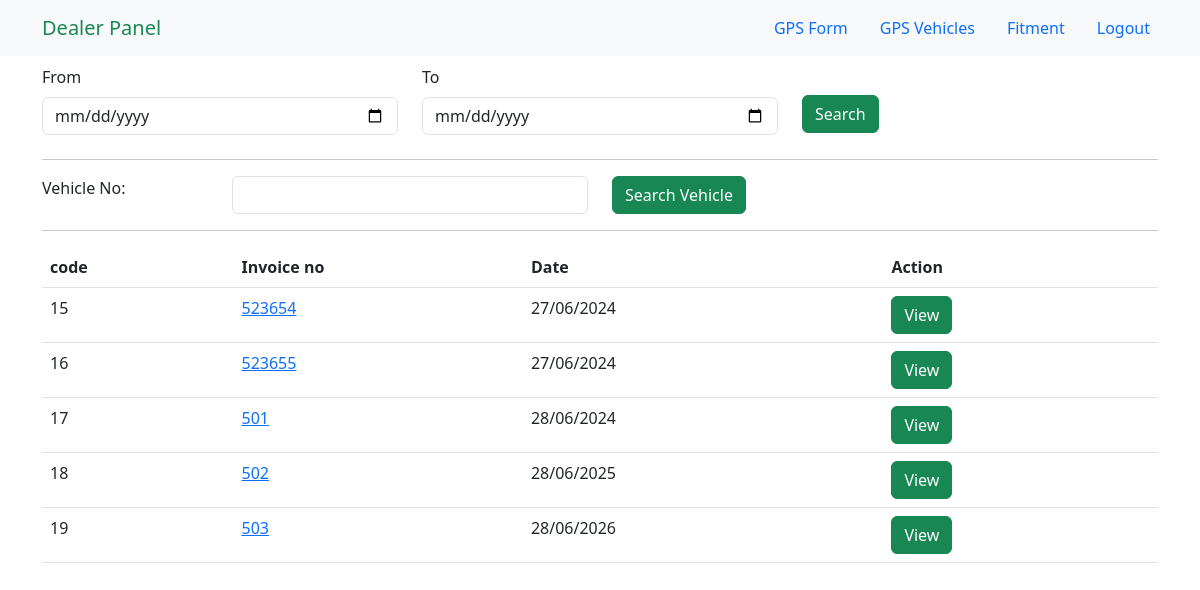
The page /gps_search/ on the database as committed earlier.
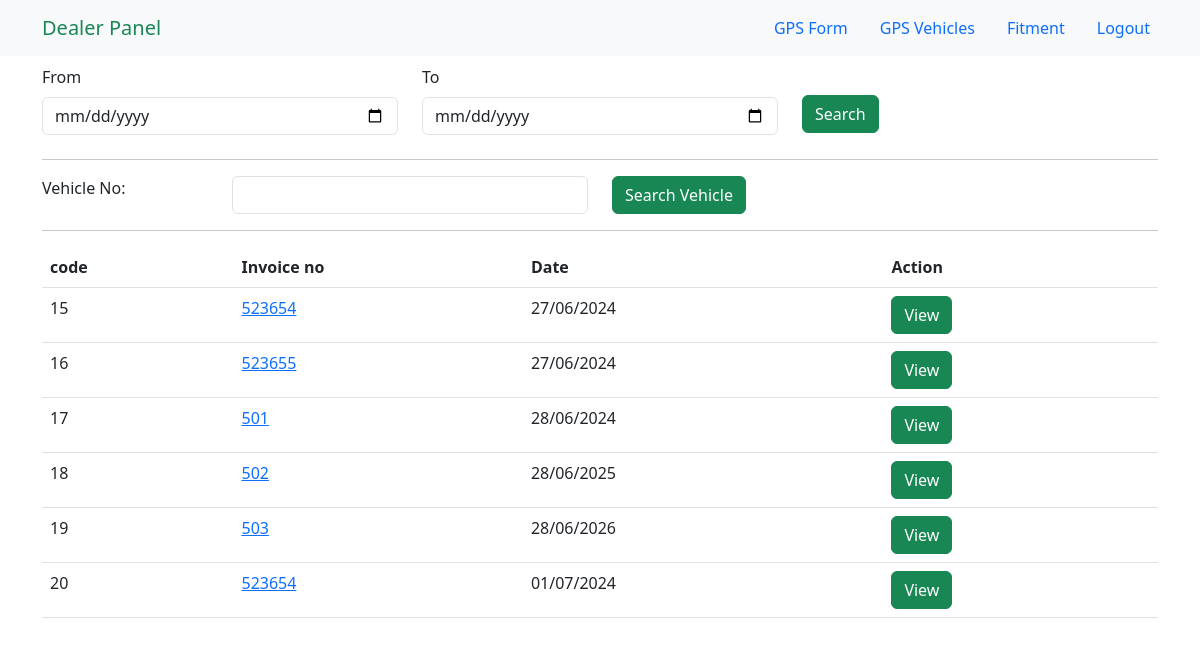
The same page on the database as committed later.
### rtoapp/models.py (models this page shows, shortened)
class gpsVehicle(models.Model):
    invoice_no = models.CharField(max_length=100)
    gps_serial_no = models.CharField(max_length=100,null=True)
    gps_model = models.CharField(max_length=100,null=True)
    registration_date = models.IntegerField()
    engine_no = models.CharField(max_length=100,null=True)
    network = models.CharField(max_length=100,null=True)
    vehicle_make = models.CharField(max_length=100,null=True)
    vehicle_model = models.CharField(max_length=100,null=True)
    registration_no = models.CharField(max_length=100,null=True)
    chassis_no = models.CharField(max_length=100,null=True)
    dealer = models.CharField(max_length=100,null=True)
    location_primary = models.CharField(max_length=100,null=True)
    customer_name = models.CharField(max_length=100,null=True)
    customer_address = models.CharField(max_length=100,null=True)
    location_secondary = models.CharField(max_length=100)
    mobile_no = models.CharField(max_length=15,null=True)
    time = models.TimeField(null=True, blank=True)
    created_at = models.DateTimeField(auto_now_add=True,null=True)

### rtoapp/views.py (the view)
# urls.py: path('gps_search/', views.gps_search, name='gps_search'),
def gps_search(request):
    if request.method == 'POST':
        from_date = request.POST.get('from_date')
        to_date = request.POST.get('to_date')
        invoice_no = request.POST.get('vecregno')
        from_date_vehicles = gpsVehicle.objects.none()
        to_date_vehicles = gpsVehicle.objects.none()
        between_vehicles = gpsVehicle.objects.none()
        vehno_vehicles = gpsVehicle.objects.none()
        if from_date:
            from_date_year = datetime.strptime(from_date, '%Y-%m-%d').year
            from_date_vehicles = gpsVehicle.objects.filter(created_at__year=from_date_year)
        if to_date:
            to_date_year = datetime.strptime(to_date, '%Y-%m-%d').year
            to_date_vehicles = gpsVehicle.objects.filter(created_at__year=to_date_year)
        if from_date and to_date:
            from_date_year = datetime.strptime(from_date, '%Y-%m-%d').year
            to_date_year = datetime.strptime(to_date, '%Y-%m-%d').year
            between_vehicles = gpsVehicle.objects.filter(created_at__year__range=[from_date_year, to_date_year])
        if invoice_no:
            vehno_vehicles = gpsVehicle.objects.filter(invoice_no__icontains=invoice_no)
            from_date_vehicles = from_date_vehicles.filter(invoice_no__icontains=invoice_no)
            to_date_vehicles = to_date_vehicles.filter(invoice_no__icontains=invoice_no)
            between_vehicles = between_vehicles.filter(invoice_no__icontains=invoice_no)
            gps_vehicles = vehno_vehicles | from_date_vehicles | between_vehicles | to_date_vehicles
        else:
            gps_vehicles = from_date_vehicles | to_date_vehicles | between_vehicles
        return render(request, 'gps_search.html', {'gps_vehicles': gps_vehicles})
    else:
        gps_vehicles = gpsVehicle.objects.all()
        return render(request, 'gps_search.html', {'gps_vehicles': gps_vehicles})

### templates/gps_search.html (shortened to what the changed rows need)
{% extends 'base.html' %}
{% load static %}
{% block link %} {% static 'css/search.css' %} {% endblock link %}
{% block content %}
<body data-aos-easing="ease-in-out" data-aos-duration="1000" data-aos-delay="0">
    <main id="main" class="mt-5">
        <section class="inner-page">
            <div class="container">
                <div id="table_wrapper" class="dataTables_wrapper no-footer etxt-center">
                    {% if gps_vehicles %}
                    <table class="table dataTable no-footer" id="table" aria-describedby="table_info">
                        <thead>
                            <tr>
                                <th class="sorting sorting_asc" tabindex="0" aria-controls="table" rowspan="1"
                                    colspan="1" aria-sort="ascending" aria-label="
                code
            : activate to sort column descending" style="width: 38.9px;">
                                    code
                                </th>
                                <th class="sorting" tabindex="0" aria-controls="table" rowspan="1" colspan="1"
                                    aria-label="
                Vehicle No
            : activate to sort column ascending" style="width: 81.175px;">
                                    Invoice no
                                </th>
                                <th class="sorting" tabindex="0" aria-controls="table" rowspan="1" colspan="1"
                                    aria-label="
                Date
            : activate to sort column ascending" style="width: 68.925px;">
                                    Date
                                </th>
                                <th class="sorting" tabindex="0" aria-controls="table" rowspan="1" colspan="1"
                                    aria-label="Action: activate to sort column ascending" style="width: 51.575px;">
                                    Action</th>
                            </tr>
                        </thead>
                        <tbody>
                            {% for gps_vehicle in gps_vehicles %}
                            <tr>
                                <td>{{ gps_vehicle.id }}</td>
                                <td><a href="{% url 'gps_certificate' gps_vehicle.id gps_vehicle.time %}">{{ gps_vehicle.invoice_no }}</a></td>
                                <td>{{ gps_vehicle.created_at|date:"d/m/Y" }}</td>
                                <td><a class="btn btn-success" href="{% url 'gps_certificate' gps_vehicle.id gps_vehicle.time %}">View</a></td>
                            </tr>
                            {% endfor %}
                        </tbody>
                    </table>
                    {% else %}
                    <p>No vehicles found.</p>
                    {% endif %}
                </div>
            </div>
        </section>
    </main>
    {% endblock content %}

Rows that differ between the two databases and show on the page:
added gpsVehicle: id "20", invoice_no "523654", created_at "01/07/2024"
